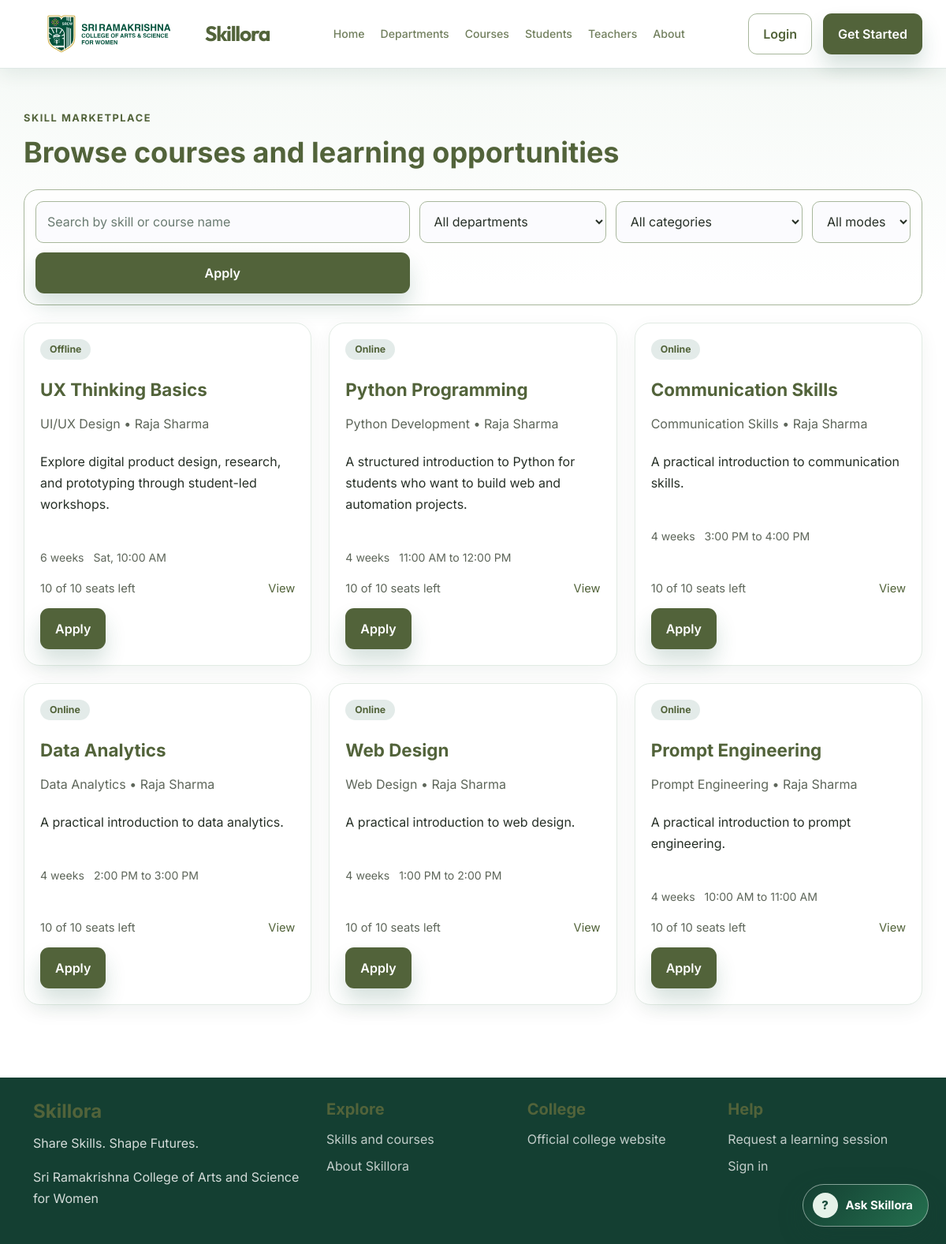
The app's page /marketplace/ with its own data.
### core/models.py (models this page shows, shortened)
class Course(models.Model):
    class Mode(models.TextChoices):
        ONLINE = 'online', 'Online'
        OFFLINE = 'offline', 'Offline'
    class Status(models.TextChoices):
        DRAFT = 'draft', 'Draft'
        PUBLISHED = 'published', 'Published'
        CLOSED = 'closed', 'Closed'
    class ApprovalStatus(models.TextChoices):
        PENDING = 'pending', 'Pending approval'
        APPROVED = 'approved', 'Approved'
        REJECTED = 'rejected', 'Rejected'
    title = models.CharField(max_length=180)
    slug = models.SlugField(unique=True)
    description = models.TextField()
    skill = models.ForeignKey(Skill, on_delete=models.SET_NULL, null=True, blank=True, related_name='courses')
    department = models.ForeignKey(
        Department,
        on_delete=models.SET_NULL,
        null=True,
        blank=True,
        related_name='courses',
    )
    instructor = models.ForeignKey(
        settings.AUTH_USER_MODEL,
        on_delete=models.CASCADE,
        related_name='courses_taught',
        limit_choices_to=Q(role__in=(User.Role.INSTRUCTOR, User.Role.FACULTY)),
    )
    learning_objectives = models.TextField(blank=True)
    prerequisites = models.TextField(blank=True)
    duration_weeks = models.PositiveIntegerField(default=4)
    mode = models.CharField(max_length=20, choices=Mode.choices, default=Mode.ONLINE)
    schedule = models.CharField(max_length=200)
    venue = models.CharField(max_length=200, blank=True)
    meeting_link = models.URLField(blank=True)
    max_learners = models.PositiveIntegerField(default=20)
    status = models.CharField(max_length=20, choices=Status.choices, default=Status.PUBLISHED)
    approval_status = models.CharField(
        max_length=20,
        choices=ApprovalStatus.choices,
        default=ApprovalStatus.PENDING,
    )
    reviewed_by = models.ForeignKey(
        settings.AUTH_USER_MODEL,
        on_delete=models.SET_NULL,
        null=True,
        blank=True,
        related_name='course_reviews',
    )
    reviewed_at = models.DateTimeField(null=True, blank=True)
    materials_link = models.URLField(blank=True)
    created_at = models.DateTimeField(auto_now_add=True)
    updated_at = models.DateTimeField(auto_now=True)
    class Meta:
        ordering = ['-created_at']

class Skill(models.Model):
    title = models.CharField(max_length=120)
    category = models.CharField(max_length=60)
    description = models.TextField()
    created_by = models.ForeignKey(User, on_delete=models.CASCADE, related_name='skills')
    class Meta:
        ordering = ['title']

class User(AbstractUser):
    class Role(models.TextChoices):
        STUDENT = 'student', 'Student'
        INSTRUCTOR = 'instructor', 'Teacher / Student Instructor'
        FACULTY = 'faculty', 'Faculty'
    role = models.CharField(max_length=20, choices=Role.choices, default=Role.STUDENT)
    instructor_approved = models.BooleanField(default=False)
    phone = models.CharField(max_length=30, blank=True)
    bio = models.TextField(blank=True)
    department = models.CharField(max_length=80, blank=True)
    avatar_url = models.URLField(blank=True)

class Batch(models.Model):
    course = models.ForeignKey(Course, on_delete=models.CASCADE, related_name='batches')
    name = models.CharField(max_length=100)
    start_date = models.DateField()
    schedule = models.CharField(max_length=200)
    mode = models.CharField(max_length=20, choices=Course.Mode.choices)
    venue = models.CharField(max_length=200, blank=True)
    meeting_link = models.URLField(blank=True)
    capacity = models.PositiveSmallIntegerField(
        default=10,
        validators=[MinValueValidator(1), MaxValueValidator(10)],
    )
    is_open = models.BooleanField(default=True)
    class Meta:
        ordering = ['start_date', 'schedule', 'id']
        constraints = [
            models.UniqueConstraint(fields=('course', 'name'), name='unique_batch_name_per_course'),
            models.CheckConstraint(condition=Q(capacity__gte=1, capacity__lte=10), name='batch_capacity_1_to_10'),
        ]
    @property
    def accepted_count(self):
        application_count = self.applications.filter(status=CourseApplication.Status.ACCEPTED).count()
        enrollment_count = self.enrollments.filter(
            status__in=(Enrollment.Status.ENROLLED, Enrollment.Status.COMPLETED),
        ).count()
        return max(application_count, enrollment_count)
    @property
    def available_seats(self):
        return max(self.capacity - self.accepted_count, 0)

### core/views.py (the view)
# urls.py: path('marketplace/', views.marketplace, name='marketplace'),
def marketplace(request):
    courses = _public_courses().select_related('instructor', 'skill')
    query = request.GET.get('q', '').strip()
    if query:
        courses = courses.filter(Q(title__icontains=query) | Q(skill__title__icontains=query))
    category = request.GET.get('category')
    if category:
        courses = courses.filter(skill__category__icontains=category)
    department_slug = request.GET.get('department')
    if department_slug:
        courses = courses.filter(department__slug=department_slug)
    mode = request.GET.get('mode')
    if mode in (Course.Mode.ONLINE, Course.Mode.OFFLINE):
        courses = courses.filter(mode=mode)
    skill_list = Skill.objects.all()
    return render(request, 'marketplace.html', {
        'courses': Paginator(courses, 9).get_page(request.GET.get('page')),
        'skill_list': skill_list,
        'department_list': Department.objects.all(),
        'query': query,
        'current_category': category,
        'current_mode': mode,
        'current_department': department_slug,
    })

### core/views.py (called while the page is built)
def _public_courses():
    return Course.objects.filter(
        status=Course.Status.PUBLISHED,
        approval_status=Course.ApprovalStatus.APPROVED,
        instructor__is_active=True,
    ).filter(
        Q(instructor__role=User.Role.FACULTY)
        | Q(instructor__role=User.Role.INSTRUCTOR, instructor__instructor_approved=True)
    )

### templates/marketplace.html (shortened to what this page needs)
{% extends 'base.html' %}
{% block content %}
<section class="container spaced-section">
    <div class="page-header">
        <div>
            <span class="eyebrow">Skill marketplace</span>
            <h1>Browse courses and learning opportunities</h1>
        </div>
    </div>
    <form method="get" class="filter-form">
        <input type="text" name="q" value="{{ query }}" placeholder="Search by skill or course name">
        <select name="department">
            <option value="">All departments</option>
        </select>
        <select name="category">
            <option value="">All categories</option>
        </select>
        <select name="mode">
            <option value="">All modes</option>
        </select>
        <button type="submit" class="button primary">Apply</button>
    </form>
    <div class="card-grid three-col">
        {% for course in courses %}
        <article class="course-card">
            <span class="badge">{{ course.mode|title }}</span>
            <h3>{{ course.title }}</h3>
            <p class="meta">{{ course.skill.title }} • {{ course.instructor.get_full_name|default:course.instructor.username }}</p>
            <p>{{ course.description|truncatewords:22 }}</p>
            <div class="course-meta">
                <span>{{ course.duration_weeks }} weeks</span>
                <span>{{ course.schedule }}</span>
            </div>
            <div class="card-footer">
                <span>
                    {% with first_batch=course.batches.all|first %}
                        {% if first_batch %}{{ first_batch.available_seats }} of 10 seats left{% else %}Batch timing to be announced{% endif %}
                    {% endwith %}
                </span>
                <a href="{% url 'course_detail' course.slug %}">View</a>
            </div>
            {% if user.is_authenticated and user.is_student %}
                <a class="button primary" href="{% url 'apply_course' course.slug %}">Apply</a>
            {% elif not user.is_authenticated %}
                <a class="button primary" href="{% url 'login' %}?next={% url 'apply_course' course.slug %}">Apply</a>
            {% endif %}
        </article>
        {% empty %}
        <p>No courses match your current search.</p>
        {% endfor %}
    </div>
</section>
{% endblock %}

### static/core/styles.css (style rules this page uses)
:root { --forest: #52633A; --forest-dark: #52633A; --sage: #A8B79C; --sage-deep: #859477; --mint: #DDE5D3; --cream: #ffffff; --leaf: #859477; --green-soft: #DDE5D3; --text: #273027; --muted: #5e665a; --border: #A8B79C; --white: #ffffff; --shadow: 0 18px 40px rgba(20, 58, 40, 0.08); --success: #52633A; --warning: #52633A; --danger: #52633A; }
* { box-sizing: border-box; }
html { scroll-behavior: smooth; }
body { margin: 0; font-family: 'Inter', sans-serif; background: linear-gradient(180deg, var(--mint) 0%, var(--white) 100%); color: var(--text); }
a { color: var(--forest-dark); text-decoration: none; }
button, input, select, textarea { font: inherit; }
.container { width: min(1160px, calc(100% - 32px)); margin: 0 auto; }
.button { display: inline-flex; align-items: center; justify-content: center; border: none; border-radius: 12px; padding: 12px 18px; font-weight: 600; cursor: pointer; white-space: nowrap; transition: transform 0.2s ease, box-shadow 0.2s ease; }
.button.primary { background: linear-gradient(135deg, var(--forest-dark), var(--forest)); color: var(--white); box-shadow: 0 16px 26px rgba(31,95,74,0.18); }
.eyebrow { font-size: 0.8rem; font-weight: 700; text-transform: uppercase; letter-spacing: 0.12em; color: var(--forest); }
.search-bar input, .filter-form input, .filter-form select, .auth-card input, .auth-card select, .auth-card textarea { width: 100%; padding: 12px 14px; border: 1px solid var(--border); border-radius: 10px; background: #fbfbfe; color: var(--text); }
.chip, .badge, .tag { display: inline-flex; padding: 7px 12px; border-radius: 999px; font-size: 0.77rem; font-weight: 700; }
.chip, .badge { background: rgba(31,95,74,0.12); color: var(--forest-dark); }
.card-grid { display: grid; gap: 22px; }
.three-col { grid-template-columns: repeat(3, minmax(0, 1fr)); }
.course-card, .panel, .info-box, .benefit-card, .stat-card, .auth-card { background: var(--white); border-radius: 20px; border: 1px solid var(--border); box-shadow: var(--shadow); }
.course-card { padding: 20px; transition: transform 0.25s ease, box-shadow 0.25s ease; }
.course-card h3 { margin: 16px 0 8px; font-size: 1.4rem; }
.meta { color: var(--muted); margin: 0 0 12px; }
.card-footer { display: flex; justify-content: space-between; align-items: center; margin-top: 18px; color: var(--muted); font-size: 0.92rem; }
.spaced-section { padding: 48px 0 60px; }
.page-header { display: flex; align-items: center; justify-content: space-between; gap: 20px; margin-bottom: 24px; }
.page-header h1 { margin: 10px 0 0; font-size: clamp(2rem, 3vw, 2.8rem); }
.filter-form { display: grid; grid-template-columns: 2fr 1fr 1fr auto; gap: 12px; margin-bottom: 22px; background: rgba(255,255,255,0.7); border: 1px solid var(--border); border-radius: 18px; padding: 14px; }
.course-meta { display: flex; justify-content: space-between; gap: 12px; margin-top: 18px; color: var(--muted); font-size: 0.88rem; }
body { min-width: 320px; background: linear-gradient(180deg, #f3f8f4 0, #fff 360px); color: #1f3027; font-size: 16px; line-height: 1.65; }
h1, h2, h3, h4, h5, h6 { color: var(--forest-dark); font-weight: 700; line-height: 1.25; text-wrap: balance; }
h1 { font-size: clamp(2rem, 4vw, 3.25rem); }
h3 { font-size: clamp(1.15rem, 1.8vw, 1.5rem); }
p, li, td, th, label, small { color: inherit; }
p { line-height: 1.7; }
a { text-underline-offset: 0.18em; transition: color 180ms ease, background-color 180ms ease, opacity 180ms ease; }
.button { min-height: 44px; border: 1px solid transparent; border-radius: 11px; transition: transform 180ms ease, box-shadow 180ms ease, background-color 180ms ease; }
.card-grid, .info-grid, .benefit-grid, .student-card-grid, .department-links { align-items: stretch; }
.course-card, .info-box, .benefit-card, .student-profile-card, .department-link, .panel, .auth-card, .stat-card { min-width: 0; color: var(--text); text-align: left; }
.course-card { display: flex; flex-direction: column; align-items: flex-start; gap: 8px; min-height: 100%; border-color: #e2ebe4; box-shadow: 0 8px 24px rgba(20, 58, 40, 0.06); }
.course-card h3, .course-card p { width: 100%; }
.course-card .button { margin-top: 4px; }
.course-card .card-footer { width: 100%; margin-top: auto; padding-top: 8px; }
.page-header { align-items: flex-start; }
.page-header > :first-child { min-width: 0; }
input, select, textarea { color: #21372b; background: #fff; }
input::placeholder, textarea::placeholder { color: #6a7b71; opacity: 1; }

### records on screen
Course: mode "Offline", title "UX Thinking Basics", skill "UI/UX Design", instructor.get_full_name "Raja Sharma", description "Explore digital product design, research, and prototyping through student-led workshops.", duration_weeks "6", schedule "Sat, 10:00 AM", batches.available_seats "10"
Course: mode "Online", title "Python Programming", skill "Python Development", instructor.get_full_name "Raja Sharma", description "A structured introduction to Python for students who want to build web and automation projects.", duration_weeks "4", schedule "11:00 AM to 12:00 PM", batches.available_seats "10"
Course: mode "Online", title "Communication Skills", skill "Communication Skills", instructor.get_full_name "Raja Sharma", description "A practical introduction to communication skills.", duration_weeks "4", schedule "3:00 PM to 4:00 PM", batches.available_seats "10"
Course: mode "Online", title "Data Analytics", skill "Data Analytics", instructor.get_full_name "Raja Sharma", description "A practical introduction to data analytics.", duration_weeks "4", schedule "2:00 PM to 3:00 PM", batches.available_seats "10"
Course: mode "Online", title "Web Design", skill "Web Design", instructor.get_full_name "Raja Sharma", description "A practical introduction to web design.", duration_weeks "4", schedule "1:00 PM to 2:00 PM", batches.available_seats "10"
Course: mode "Online", title "Prompt Engineering", skill "Prompt Engineering", instructor.get_full_name "Raja Sharma", description "A practical introduction to prompt engineering.", duration_weeks "4", schedule "10:00 AM to 11:00 AM", batches.available_seats "10"
